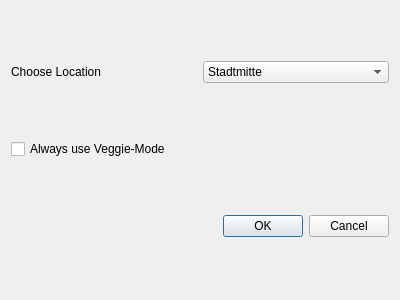
<?xml version="1.0" encoding="UTF-8"?>
<ui version="4.0">
 <class>SettingsDialog</class>
 <widget class="QDialog" name="SettingsDialog">
  <property name="geometry">
   <rect>
    <x>0</x>
    <y>0</y>
    <width>400</width>
    <height>300</height>
   </rect>
  </property>
  <property name="windowTitle">
   <string>Settings</string>
  </property>
  <layout class="QVBoxLayout" name="verticalLayout">
   <item>
    <layout class="QHBoxLayout" name="horizontalLayout">
     <item>
      <widget class="QLabel" name="label">
       <property name="text">
        <string>Choose Location</string>
       </property>
      </widget>
     </item>
     <item>
      <widget class="QComboBox" name="locationComboBox">
       <item>
        <property name="text">
         <string>Stadtmitte</string>
        </property>
       </item>
       <item>
        <property name="text">
         <string>Lichtwiese</string>
        </property>
       </item>
       <item>
        <property name="text">
         <string>Dieburg</string>
        </property>
       </item>
       <item>
        <property name="text">
         <string>Schöfferstraße</string>
        </property>
       </item>
       <item>
        <property name="text">
         <string>Haardtring</string>
        </property>
       </item>
      </widget>
     </item>
    </layout>
   </item>
   <item>
    <widget class="QCheckBox" name="VeggieCheckBox">
     <property name="text">
      <string>Always use Veggie-Mode</string>
     </property>
    </widget>
   </item>
   <item>
    <widget class="QDialogButtonBox" name="buttonBox">
     <property name="orientation">
      <enum>Qt::Horizontal</enum>
     </property>
     <property name="standardButtons">
      <set>QDialogButtonBox::Cancel|QDialogButtonBox::Ok</set>
     </property>
    </widget>
   </item>
  </layout>
 </widget>
 <resources/>
 <connections>
  <connection>
   <sender>buttonBox</sender>
   <signal>accepted()</signal>
   <receiver>SettingsDialog</receiver>
   <slot>accept()</slot>
   <hints>
    <hint type="sourcelabel">
     <x>248</x>
     <y>254</y>
    </hint>
    <hint type="destinationlabel">
     <x>157</x>
     <y>274</y>
    </hint>
   </hints>
  </connection>
  <connection>
   <sender>buttonBox</sender>
   <signal>rejected()</signal>
   <receiver>SettingsDialog</receiver>
   <slot>reject()</slot>
   <hints>
    <hint type="sourcelabel">
     <x>316</x>
     <y>260</y>
    </hint>
    <hint type="destinationlabel">
     <x>286</x>
     <y>274</y>
    </hint>
   </hints>
  </connection>
 </connections>
</ui>
